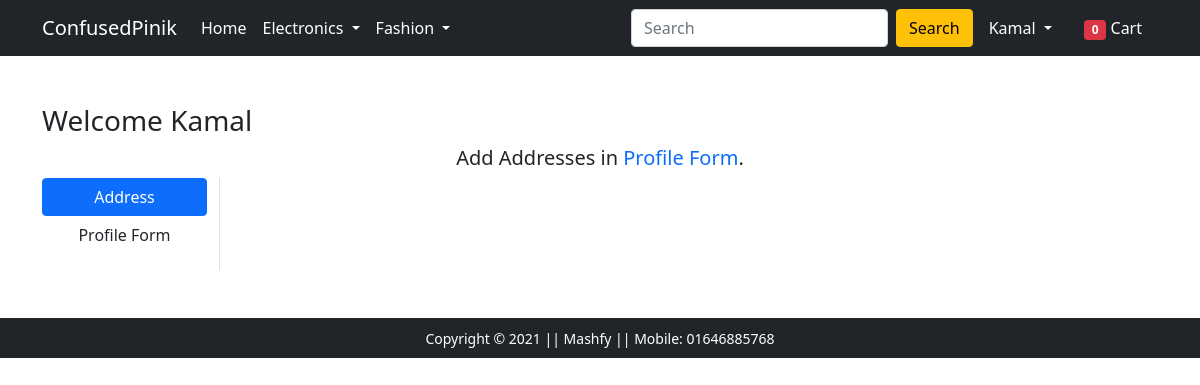
/profile/ (signed in), run on an earlier commit of the app's database.
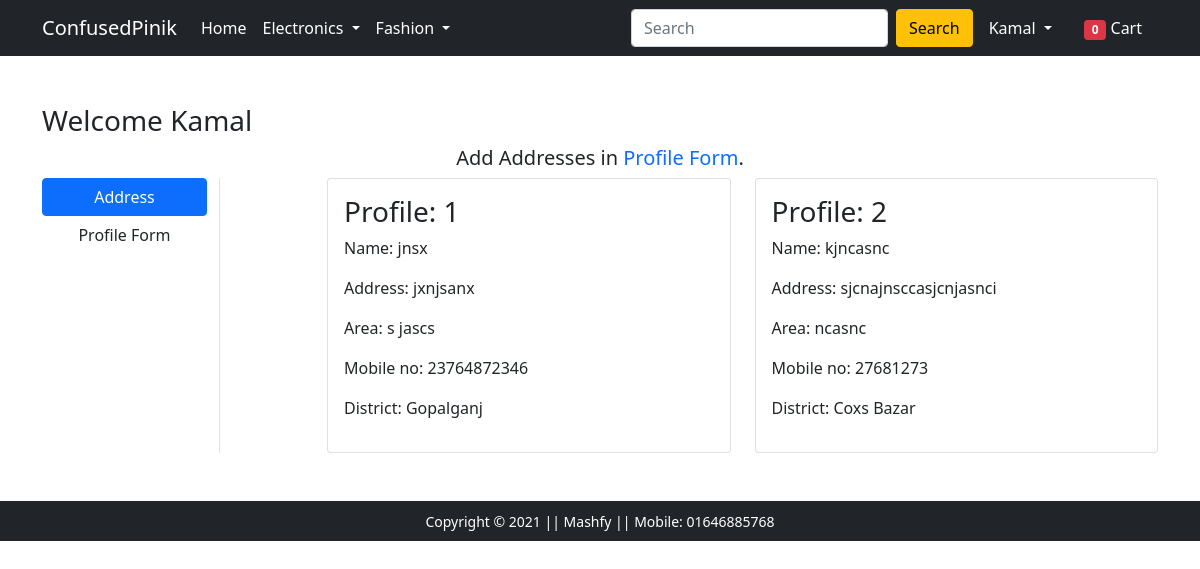
And on a later commit of the database.
### app/models.py (models this page shows, shortened)
class Customer(models.Model):
    user=models.ForeignKey(User,on_delete=models.CASCADE)
    name=models.CharField(max_length=200)
    address=models.CharField(max_length=200) #address
    area=models.CharField(max_length=100) #area
    mobno=models.IntegerField() #mobno
    district=models.CharField(choices=DISTRICT_CHOICES,max_length=50) #area

### app/views.py (the view)
# urls.py: path('profile/', views.address, name='address'),
@login_required
def address(request):
    add=Customer.objects.filter(user=request.user)
    totalitem=len(Cart.objects.filter(user=request.user))
    return render(request, 'app/address.html',{'add':add,'active':'btn-primary','totalitem':totalitem})

### app/templates/app/address.html (shortened to what this page needs)
{% extends 'app/base.html' %}
{% load static %}
{% block main-content %}
<div class="container my-5">
 <div class="row">
 <h3>Welcome <span class="text-capitalize">{{request.user}}</span></h3>
 <h5 style="text-align: center;">Add Addresses in <a href="{% url 'profile' %}" style="text-decoration:none;">Profile Form</a>.</h5>
  <div class="col-sm-2 border-end">
   <ul class="list-unstyled">
    <li class="d-grid"><a href="{% url 'address' %}" class="btn {{active}}">Address</a></li>
    <li class="d-grid"><a href="{% url 'profile' %}" class="btn">Profile Form</a></li>
   </ul>
  </div>
  <div class="col-sm-9 offset-sm-1">
   <div class="row">
    {% for ad in add %}
    <div class="col-sm-6">
     <div class="card">
      <div class="card-body">
       <h3>Profile: {{forloop.counter}}</h3>
       <p>Name: {{ad.name}}</p>
       <p>Address: {{ad.address}}</p>
       <p>Area: {{ad.area}}</p>
       <p>Mobile no: {{ad.mobno}}</p>
       <p>District: {{ad.district}}</p>
      </div>
     </div>
    </div>
    {% endfor %}
   </div>
  </div>
 </div>
</div>
{% endblock main-content %}

### app/templates/app/base.html (shortened to what this page needs)
<!doctype html>
{% load static %}
<html lang="en">
  <head>
    <link href="https://cdn.jsdelivr.net/npm/bootstrap@5.0.0-beta1/dist/css/bootstrap.min.css" rel="stylesheet">
    <link rel="stylesheet" href="{% static 'app/css/owl.carousel.min.css' %}">
    <link rel="stylesheet" href="{% static 'app/css/all.min.css' %}">
    <link rel="stylesheet" href="{% static 'app/css/style.css' %}">
  </head>
  <body>
    <nav class="navbar navbar-expand-lg navbar-dark bg-dark">
     <div class="container">
       <a class="navbar-brand" href="/">ConfusedPinik</a>
       <div class="collapse navbar-collapse" id="navbarSupportedContent">
         <ul class="navbar-nav me-auto mb-2 mb-lg-0">
           <li class="nav-item">
             <a class="nav-link active" aria-current="page" href="/">Home</a>
           </li>
           <li class="nav-item dropdown">
             <a class="nav-link dropdown-toggle text-white" href="#" id="electronicsDropdown" role="button" data-bs-toggle="dropdown" aria-expanded="false">
               Electronics
             </a>
           </li>
           <li class="nav-item dropdown">
             <a class="nav-link dropdown-toggle text-white" href="#" id="fashionDropdown" role="button" data-bs-toggle="dropdown" aria-expanded="false">
               Fashion
             </a>
           </li>
         </ul>
         <form method="get" action="/search" class="d-flex">
           <input class="form-control me-2" type="search" placeholder="Search" aria-label="Search" name="query" id="query">
           <button class="btn btn-warning" type="submit">Search</button>
         </form>
         <div>
          <ul class="navbar-nav me-auto mb-2 mb-lg-0">
            {% if request.user.is_authenticated %}
           <li class="nav-item dropdown mx-2">
              <a class="nav-link dropdown-toggle text-white" href="#" id="profileDropdown" role="button" data-bs-toggle="dropdown" aria-expanded="false">
                {{request.user.username|capfirst}}
              </a>
            </li>
            <li class="nav-item mx-2">
             <a href="{% url 'showcart' %}" class="nav-link text-white"><span class="badge bg-danger">{{totalitem}}</span> Cart </a>
            </li>
            {% endif %}
          </ul>
         </div>
       </div>
     </div>
    </nav>
    {% block main-content %} {% endblock main-content %}
    <footer class="container-fluid bg-dark text-center p-2 mt-5">
        <small class="text-white">Copyright &copy; 2021 || Mashfy || </small>
        <small class="text-white"> Mobile: 01646885768 </small>
    </footer>
  </body>
</html>

What changed in the data, as far as the page shows it:
added Customer: name "jnsx", address "jxnjsanx", area "s jascs", mobno "23764872346", district "Gopalganj"
added Customer: name "kjncasnc", address "sjcnajnsccasjcnjasnci", area "ncasnc", mobno "27681273", district "Coxs Bazar"
